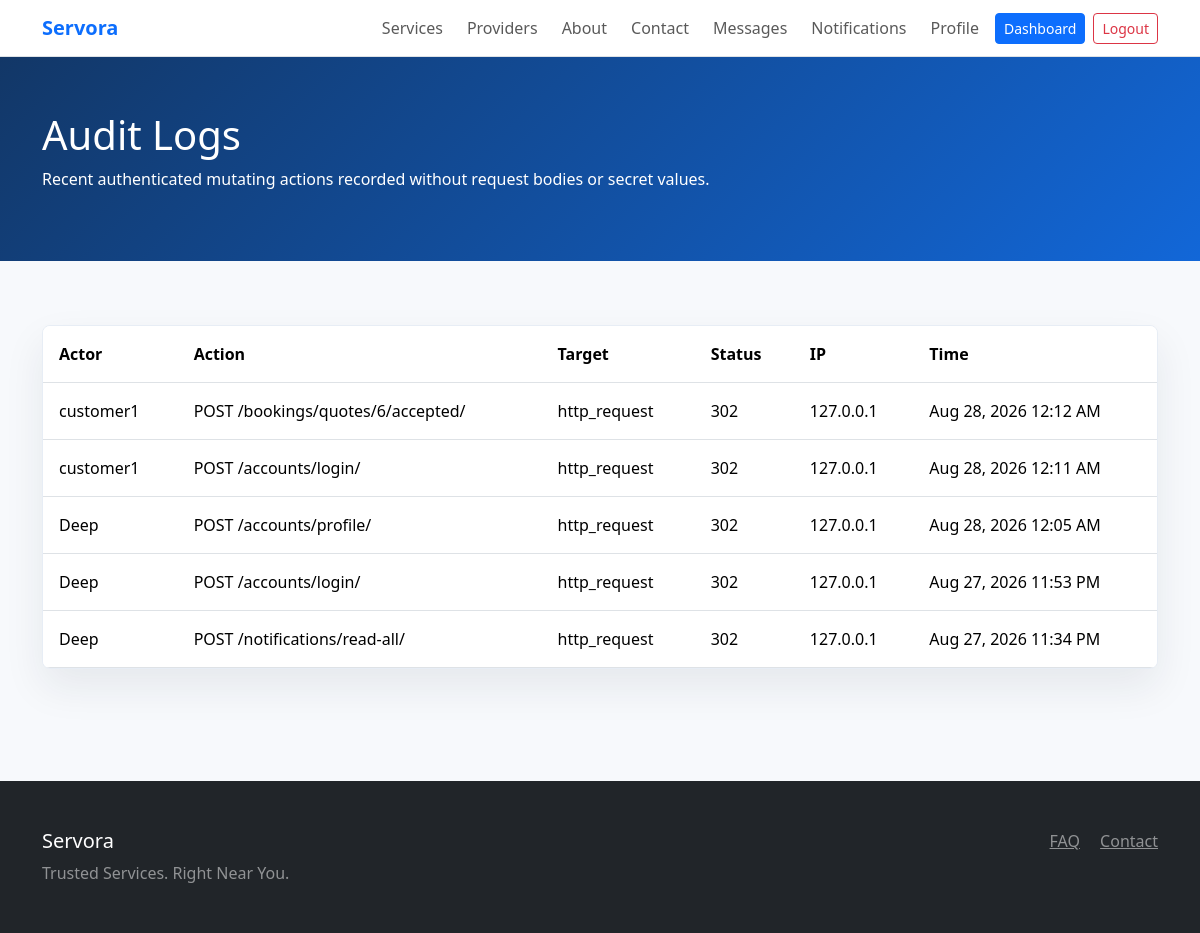
Screenshot of /analytics/audit-logs/ (signed in) with the database file from the repository.
### analytics/models.py (models this page shows)
class AuditLog(models.Model):
    actor = models.ForeignKey(settings.AUTH_USER_MODEL, on_delete=models.SET_NULL, null=True, blank=True)
    action = models.CharField(max_length=120, db_index=True)
    target_model = models.CharField(max_length=120, blank=True)
    target_id = models.CharField(max_length=80, blank=True)
    metadata = models.JSONField(default=dict, blank=True)
    ip_address = models.GenericIPAddressField(null=True, blank=True)
    created_at = models.DateTimeField(auto_now_add=True)
    class Meta:
        ordering = ['-created_at']

### accounts/models.py (models this page shows, shortened)
class User(AbstractUser):
    CUSTOMER = 'customer'
    PROVIDER = 'provider'
    ADMIN = 'admin'
    ROLE_CHOICES = (
        (CUSTOMER, 'Customer'),
        (PROVIDER, 'Service Provider'),
        (ADMIN, 'Administrator'),
    )
    role = models.CharField(max_length=20, choices=ROLE_CHOICES, default=CUSTOMER, db_index=True)
    phone = models.CharField(max_length=20, blank=True)

### analytics/views.py (the view)
# urls.py: path('audit-logs/', views.audit_logs, name='audit_logs'),
@staff_member_required
def audit_logs(request):
    logs = AuditLog.objects.select_related('actor')[:100]
    return render(request, 'analytics/audit_logs.html', {'logs': logs})

### notifications/context_processors.py (called while the page is built)
def unread_notifications(request):
    if not request.user.is_authenticated:
        return {'unread_notifications_count': 0}
    return {
        'unread_notifications_count': request.user.notifications.filter(is_read=False).count()
    }

### templates/analytics/audit_logs.html (shortened to what this page needs)
{% extends 'base.html' %}
{% block content %}
<section class="page-header"><div class="container"><h1>Audit Logs</h1><p>Recent authenticated mutating actions recorded without request bodies or secret values.</p></div></section>
<section class="section-band"><div class="container"><div class="table-responsive table-shell">
  <table class="table align-middle mb-0">
    <thead><tr><th>Actor</th><th>Action</th><th>Target</th><th>Status</th><th>IP</th><th>Time</th></tr></thead>
    <tbody>
      {% for log in logs %}
        <tr><td>{{ log.actor|default:"System" }}</td><td>{{ log.action }}</td><td>{{ log.target_model }}</td><td>{{ log.metadata.status_code }}</td><td>{{ log.ip_address|default:"-" }}</td><td>{{ log.created_at|date:"M d, Y h:i A" }}</td></tr>
      {% empty %}
        <tr><td colspan="6"><div class="empty-state">No audit logs yet.</div></td></tr>
      {% endfor %}
    </tbody>
  </table>
</div></div></section>
{% endblock %}

### static/css/style.css (style rules this page uses)
:root { --servora-primary: #1267d8; --servora-ink: #172033; --servora-accent: #ffc247; }
body { color: var(--servora-ink); background: #f7f9fc; }
.section-band { padding: 64px 0; }
.page-header { padding: 54px 0; color: #fff; background: linear-gradient(135deg, #123767, #1267d8); }
.table-shell { background: #fff; border: 1px solid #e7edf5; border-radius: 8px; box-shadow: 0 18px 40px rgba(23, 32, 51, .08); }
.table-shell .table > :not(caption) > * > * { padding: 16px; }

### rows the page displays
AuditLog: actor "customer1", action "POST /bookings/quotes/6/accepted/", target_model "http_request", metadata.status_code "302", ip_address "127.0.0.1", created_at "Aug 28, 2026 12:12 AM"
AuditLog: actor "customer1", action "POST /accounts/login/", target_model "http_request", metadata.status_code "302", ip_address "127.0.0.1", created_at "Aug 28, 2026 12:11 AM"
AuditLog: actor "Deep", action "POST /accounts/profile/", target_model "http_request", metadata.status_code "302", ip_address "127.0.0.1", created_at "Aug 28, 2026 12:05 AM"
AuditLog: actor "Deep", action "POST /accounts/login/", target_model "http_request", metadata.status_code "302", ip_address "127.0.0.1", created_at "Aug 27, 2026 11:53 PM"
AuditLog: actor "Deep", action "POST /notifications/read-all/", target_model "http_request", metadata.status_code "302", ip_address "127.0.0.1", created_at "Aug 27, 2026 11:34 PM"
